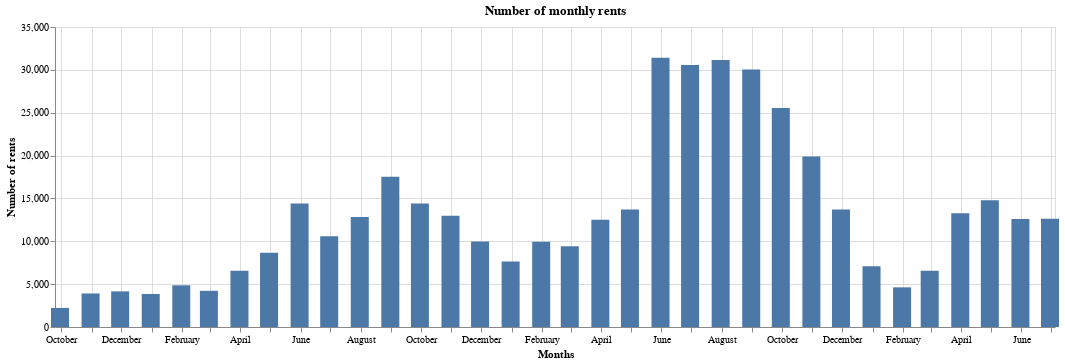

Here is the notebook cell this chart was saved with:
### Code cell
# Dataset sem rozdělil do měsíců a spočítal pro každý měsíc počet výpůjček
# Z grafu vidíme, že si lidé půjčují kola nejvíc přes a jaro a léto, naopak na podzim začíná poptávka klesat
# Větší nárůst v roce 2020 mohl zapříčinit covid-19, kdy lidé omezovali městskou hromadnou dopravu
data_month = df.resample('M', on='started_at').index.count()

df_month = pd.DataFrame(data_month)
df_month.reset_index(inplace=True)
df_month.rename(columns={'started_at':'Started_date','index':'Number_of_rents'},inplace=True)


alt.Chart(df_month,title='Number of monthly rents').mark_bar(size=18).encode(
    x=alt.X('Started_date', title='Months'),
    y=alt.Y('Number_of_rents', title='Number of rents'),
    tooltip=[alt.Tooltip('Started_date', title="started_date"), alt.Tooltip('Number_of_rents', title="Number of rents")]
).properties(
    width=1000,
    height=300
)

### Figure 1 — Vega-Lite specification as saved in the notebook (floating-point values rounded to 4 significant figures)
{"config": {"view": {"continuousWidth": 400, "continuousHeight": 300}}, "data": {"name": "data-a961faba664f19eb61410c04b93f85ce"}, "mark": {"type": "bar", "size": 18}, "encoding": {"tooltip": [{"field": "Started_date", "title": "started_date", "type": "temporal"}, {"field": "Number_of_rents", "title": "Number of rents", "type": "quantitative"}], "x": {"field": "Started_date", "title": "Months", "type": "temporal"}, "y": {"field": "Number_of_rents", "title": "Number of rents", "type": "quantitative"}}, "height": 300, "title": "Number of monthly rents", "width": 1000, "$schema": "https://vega.github.io/schema/vega-lite/v4.17.0.json", "datasets": {"data-a961faba664f19eb61410c04b93f85ce": [{"Started_date": "2018-09-30T00:00:00", "Number_of_rents": 2226}, {"Started_date": "2018-10-31T00:00:00", "Number_of_rents": 3911}, {"Started_date": "2018-11-30T00:00:00", "Number_of_rents": 4156}, {"Started_date": "2018-12-31T00:00:00", "Number_of_rents": 3854}, {"Started_date": "2019-01-31T00:00:00", "Number_of_rents": 4864}, {"Started_date": "2019-02-28T00:00:00", "Number_of_rents": 4223}, {"Started_date": "2019-03-31T00:00:00", "Number_of_rents": 6549}, {"Started_date": "2019-04-30T00:00:00", "Number_of_rents": 8652}, {"Started_date": "2019-05-31T00:00:00", "Number_of_rents": 14410}, {"Started_date": "2019-06-30T00:00:00", "Number_of_rents": 10596}, {"Started_date": "2019-07-31T00:00:00", "Number_of_rents": 12822}, {"Started_date": "2019-08-31T00:00:00", "Number_of_rents": 17529}, {"Started_date": "2019-09-30T00:00:00", "Number_of_rents": 14407}, {"Started_date": "2019-10-31T00:00:00", "Number_of_rents": 12976}, {"Started_date": "2019-11-30T00:00:00", "Number_of_rents": 9966}, {"Started_date": "2019-12-31T00:00:00", "Number_of_rents": 7655}, {"Started_date": "2020-01-31T00:00:00", "Number_of_rents": 9934}, {"Started_date": "2020-02-29T00:00:00", "Number_of_rents": 9413}, {"Started_date": "2020-03-31T00:00:00", "Number_of_rents": 12510}, {"Started_date": "2020-04-30T00:00:00", "Number_of_rents": 13695}, {"Started_date": "2020-05-31T00:00:00", "Number_of_rents": 31398}, {"Started_date": "2020-06-30T00:00:00", "Number_of_rents": 30565}, {"Started_date": "2020-07-31T00:00:00", "Number_of_rents": 31150}, {"Started_date": "2020-08-31T00:00:00", "Number_of_rents": 30051}, {"Started_date": "2020-09-30T00:00:00", "Number_of_rents": 25553}, {"Started_date": "2020-10-31T00:00:00", "Number_of_rents": 19906}, {"Started_date": "2020-11-30T00:00:00", "Number_of_rents": 13695}, {"Started_date": "2020-12-31T00:00:00", "Number_of_rents": 7096}, {"Started_date": "2021-01-31T00:00:00", "Number_of_rents": 4627}, {"Started_date": "2021-02-28T00:00:00", "Number_of_rents": 6559}, {"Started_date": "2021-03-31T00:00:00", "Number_of_rents": 13279}, {"Started_date": "2021-04-30T00:00:00", "Number_of_rents": 14785}, {"Started_date": "2021-05-31T00:00:00", "Number_of_rents": 12606}, {"Started_date": "2021-06-30T00:00:00", "Number_of_rents": 12641}]}}
